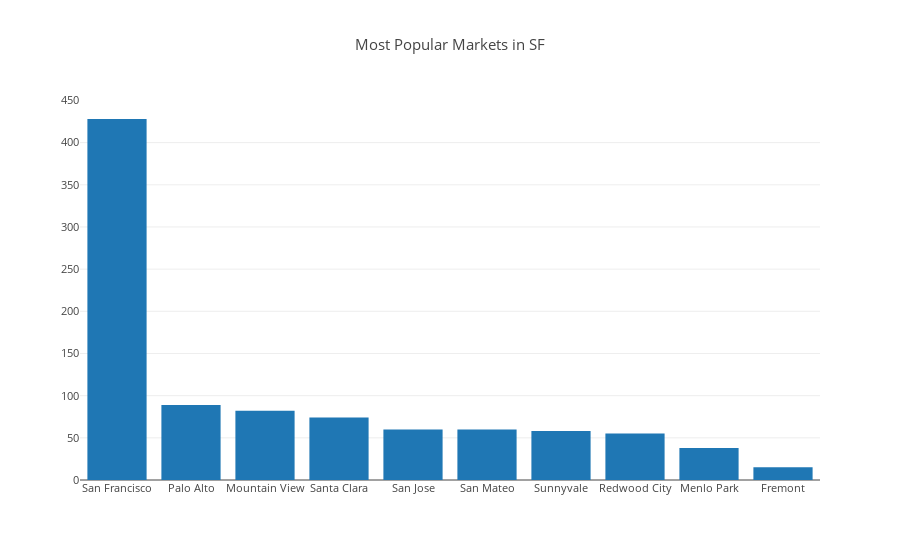

Source (notebook cell):
### Code cell
popular_cities_bar = [go.Bar(
            x=popular_cities.keys()[:10],
            y=[popular_cities[key] for key in popular_cities.keys()[:10]]
    )]

iplot({'data':popular_cities_bar, 'layout':{'title': 'Most Popular Markets in SF',
                          'font': dict(size=11)}}, filename='basic-bar')

### Figure 1 — Plotly figure (JSON) as saved in the notebook; plotly's stock layout.template omitted (floating-point values rounded to 4 significant figures)
{"data": [{"type": "bar", "uid": "42cba1ac-dd45-11e8-aac7-6a000073fc60", "x": ["San Francisco", "Palo Alto", "Mountain View", "Santa Clara", "San Jose", "San Mateo", "Sunnyvale", "Redwood City", "Menlo Park", "Fremont"], "y": [428, 89, 82, 74, 60, 60, 58, 55, 38, 15]}], "layout": {"font": {"size": 11}, "title": "Most Popular Markets in SF"}}
